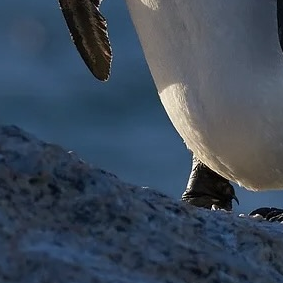
#> input picture sliced_images_v1/pinguino_9slices/pinguino_slice_000.png, 283 x 283 px
$ python extract_borders.py
#> lines starting #> are read from the running program, lines starting #| are printed output that depends on the picture
import os
import cv2

def extract_borders(image_path: str, out_dir: str, border_width: int = 100) -> None:
#> called with out_dir = 'borders_pinguino_slice_000', border_width = 100
    img = cv2.imread(image_path)
#> img is the input picture: shape (283, 283, 3); mean B, G, R 89.1, 73.3, 60.2
    if img is None:
        raise FileNotFoundError(f"Could not read image: {image_path}")

    h, w = img.shape[:2]
#> h = 283; w = 283
    bw = min(border_width, h, w)
#> bw = 100

    top = img[0:bw, :].copy()
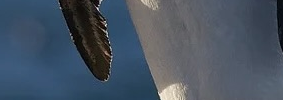
#> top: shape (100, 283, 3); mean B, G, R 97.2, 82.8, 70.7
    bottom = img[h-bw:h, :].copy()
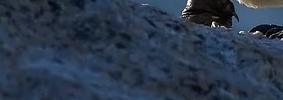
#> bottom: shape (100, 283, 3); mean B, G, R 75.4, 56.5, 42.9
    left = img[:, 0:bw].copy()
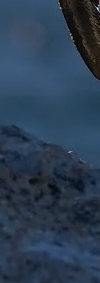
#> left: shape (283, 100, 3); mean B, G, R 82.4, 61.6, 43.6
    right = img[:, w-bw:w].copy()
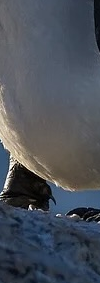
#> right: shape (283, 100, 3); mean B, G, R 89.3, 80.3, 74.7

    os.makedirs(out_dir, exist_ok=True)

    base = os.path.splitext(os.path.basename(image_path))[0]
    cv2.imwrite(os.path.join(out_dir, f"{base}_top_{bw}px.png"), top)
    cv2.imwrite(os.path.join(out_dir, f"{base}_bottom_{bw}px.png"), bottom)
    cv2.imwrite(os.path.join(out_dir, f"{base}_left_{bw}px.png"), left)
    cv2.imwrite(os.path.join(out_dir, f"{base}_right_{bw}px.png"), right)

    print("Saved borders to:", os.path.abspath(out_dir))

if __name__ == "__main__":
    image_path = "sliced_images_v1/pinguino_9slices/pinguino_slice_000.png"
    out_dir = "borders_pinguino_slice_000"
    extract_borders(image_path, out_dir, border_width=100)

$ run again, with sliced_images_v1/pinguino_9slices/pinguino_slice_001.png copied over sliced_images_v1/pinguino_9slices/pinguino_slice_000.png
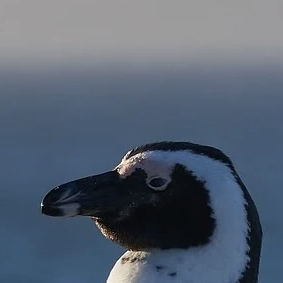
#> input picture sliced_images_v1/pinguino_9slices/pinguino_slice_001.png, 283 x 283 px
#> in extract_borders, img is the input picture: shape (283, 283, 3); mean B, G, R 113.4, 97.5, 85.9
#> in extract_borders, `bottom = img[h-bw:h, :].copy()`:
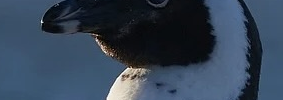
#> bottom: shape (100, 283, 3); mean B, G, R 85.3, 67.1, 52.3
#> in extract_borders, `right = img[:, w-bw:w].copy()`:
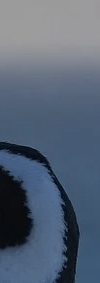
#> right: shape (283, 100, 3); mean B, G, R 117.1, 98.9, 85.6

$ run again, with sliced_images_v1/pinguino_9slices/pinguino_slice_002.png copied over sliced_images_v1/pinguino_9slices/pinguino_slice_000.png
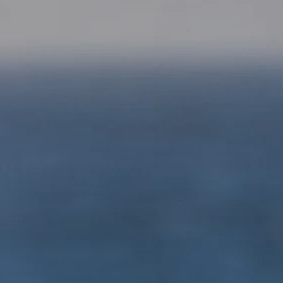
#> input picture sliced_images_v1/pinguino_9slices/pinguino_slice_002.png, 283 x 283 px
#> in extract_borders, img is the input picture: shape (283, 283, 3); mean B, G, R 121.9, 101.8, 85.1
#> in extract_borders, `bottom = img[h-bw:h, :].copy()`:
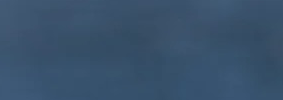
#> bottom: shape (100, 283, 3); mean B, G, R 107.4, 81.6, 56.7
#> in extract_borders, `left = img[:, 0:bw].copy()`:
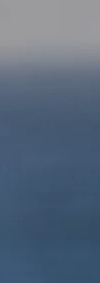
#> left: shape (283, 100, 3); mean B, G, R 123.6, 103.5, 87

$ run again, with sliced_images_v1/pinguino_9slices/pinguino_slice_003.png copied over sliced_images_v1/pinguino_9slices/pinguino_slice_000.png
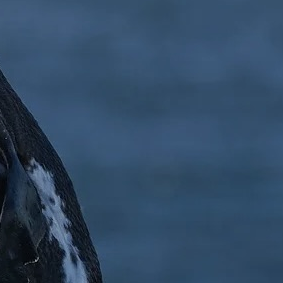
#> input picture sliced_images_v1/pinguino_9slices/pinguino_slice_003.png, 283 x 283 px
#> in extract_borders, img is the input picture: shape (283, 283, 3); mean B, G, R 100.8, 74.3, 49.5
#> in extract_borders, `bottom = img[h-bw:h, :].copy()`:
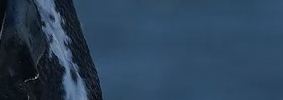
#> bottom: shape (100, 283, 3); mean B, G, R 89.8, 66.5, 43.7
#> in extract_borders, `right = img[:, w-bw:w].copy()`:
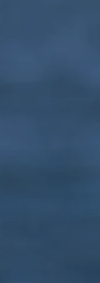
#> right: shape (283, 100, 3); mean B, G, R 107.8, 79, 51.3
